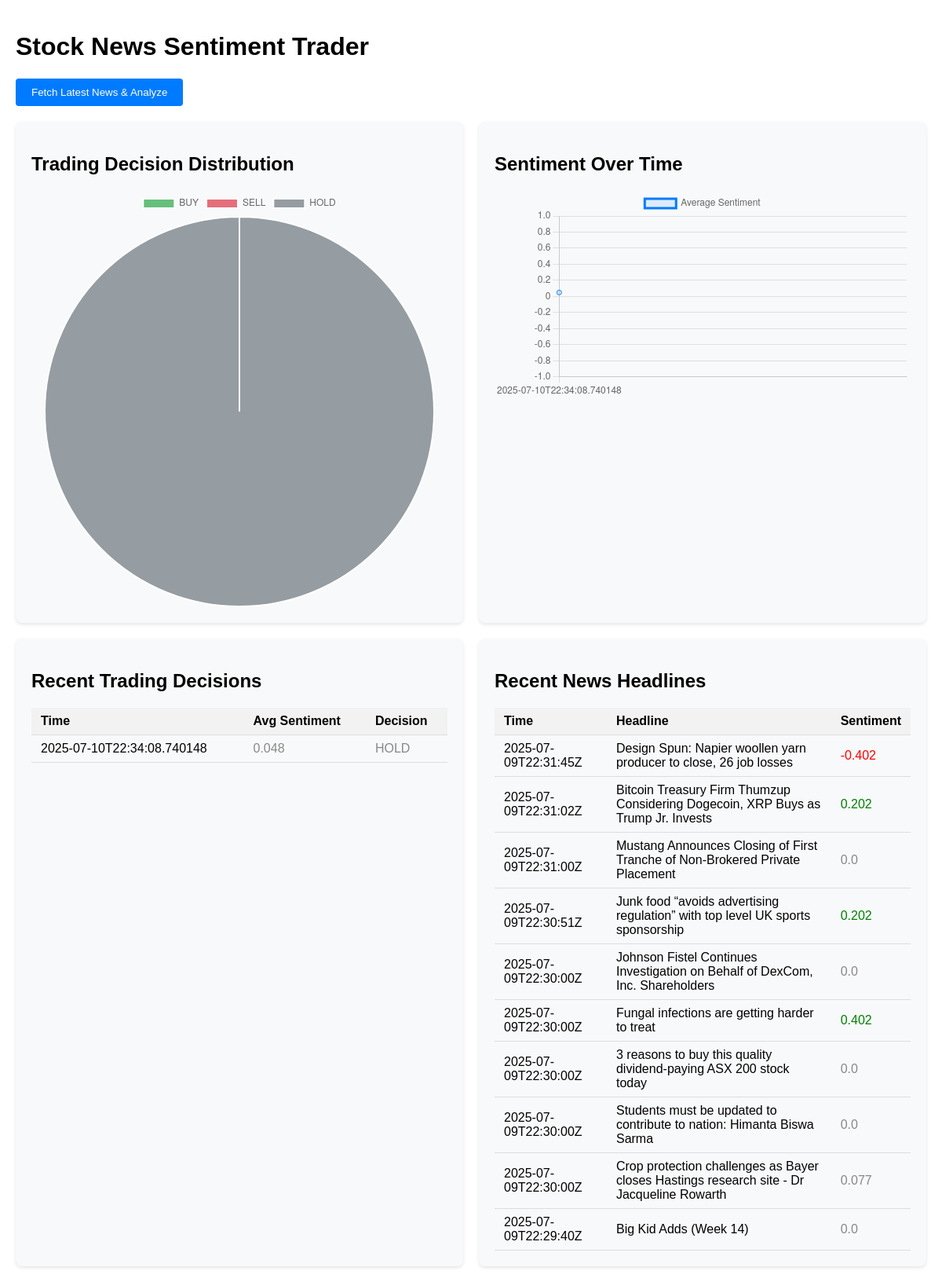
The page / on the database its author committed.
### tables this page shows
CREATE TABLE trades
                 (id INTEGER PRIMARY KEY,
                 batch_id TEXT,
                 timestamp TEXT,
                 avg_sentiment REAL,
                 decision TEXT);

CREATE TABLE headlines
                 (id INTEGER PRIMARY KEY, 
                 timestamp TEXT, 
                 headline TEXT, 
                 sentiment REAL,
                 batch_id TEXT);

### app.py (the view)
@app.route('/')
def index():
    headlines, trades, decision_dist = get_visualization_data()
    return render_template('index.html',
                           headlines=headlines,
                           trades=trades,
                           decision_dist=decision_dist)

### app.py (called while the page is built)
def get_visualization_data():
    conn = sqlite3.connect('trading.db')
    c = conn.cursor()
    c.execute("SELECT timestamp, headline, sentiment FROM headlines ORDER BY timestamp DESC LIMIT 20")
    headlines = [{
        'timestamp': row[0],
        'headline': row[1],
        'sentiment': row[2]
    } for row in c.fetchall()]
    c.execute("SELECT timestamp, avg_sentiment, decision FROM trades ORDER BY timestamp DESC LIMIT 10")
    trades = [{
        'timestamp': row[0],
        'sentiment': row[1],
        'decision': row[2]
    } for row in c.fetchall()]
    c.execute("SELECT decision, COUNT(*) FROM trades GROUP BY decision")
    decision_dist = {row[0]: row[1] for row in c.fetchall()}
    conn.close()
    return headlines, trades, decision_dist

### templates/index.html (shortened to what this page needs)
<!DOCTYPE html>
<html>
<head>
</head>
<body>
    <h1>Stock News Sentiment Trader</h1>
    <form action="/fetch" method="post">
        <button type="submit">Fetch Latest News & Analyze</button>
    </form>
    <div class="container">
        <div class="card half">
            <h2>Trading Decision Distribution</h2>
            <canvas id="decisionChart"></canvas>
        </div>
        <div class="card half">
            <h2>Sentiment Over Time</h2>
            <canvas id="sentimentChart"></canvas>
        </div>
        <div class="card half">
            <h2>Recent Trading Decisions</h2>
            <table>
                <thead>
                    <tr>
                        <th>Time</th>
                        <th>Avg Sentiment</th>
                        <th>Decision</th>
                    </tr>
                </thead>
                <tbody>
                    {% for trade in trades %}
                    <tr>
                        <td>{{ trade.timestamp }}</td>
                        <td class="{% if trade.sentiment > 0.1 %}positive{% elif trade.sentiment < -0.1 %}negative{% else %}neutral{% endif %}">
                            {{ trade.sentiment|round(3) }}
                        </td>
                        <td class="{% if trade.decision == 'BUY' %}positive{% elif trade.decision == 'SELL' %}negative{% else %}neutral{% endif %}">
                            {{ trade.decision }}
                        </td>
                    </tr>
                    {% endfor %}
                </tbody>
            </table>
        </div>
        <div class="card half">
            <h2>Recent News Headlines</h2>
            <table>
                <thead>
                    <tr>
                        <th>Time</th>
                        <th>Headline</th>
                        <th>Sentiment</th>
                    </tr>
                </thead>
                <tbody>
                    {% for headline in headlines %}
                    <tr>
                        <td>{{ headline.timestamp }}</td>
                        <td>{{ headline.headline }}</td>
                        <td class="{% if headline.sentiment > 0.1 %}positive{% elif headline.sentiment < -0.1 %}negative{% else %}neutral{% endif %}">
                            {{ headline.sentiment|round(3) }}
                        </td>
                    </tr>
                    {% endfor %}
                </tbody>
            </table>
        </div>
    </div>
    <script>
        // Decision Distribution Chart
        const decisionCtx = document.getElementById('decisionChart').getContext('2d');
        const decisionData = {
            labels: ['BUY', 'SELL', 'HOLD'],
            datasets: [{
                label: 'Trading Decisions',
                data: [
                    {{ decision_dist.get('BUY', 0) }},
                    {{ decision_dist.get('SELL', 0) }},
                    {{ decision_dist.get('HOLD', 0) }}
                ],
                backgroundColor: [
                    'rgba(40, 167, 69, 0.7)',
                    'rgba(220, 53, 69, 0.7)',
                    'rgba(108, 117, 125, 0.7)'
                ]
            }]
        };
        new Chart(decisionCtx, {
            type: 'pie',
            data: decisionData,
            options: { responsive: true }
        });
        // Sentiment History Chart
        const sentimentCtx = document.getElementById('sentimentChart').getContext('2d');
        const sentimentData = {
            labels: [{% for trade in trades %}"{{ trade.timestamp }}",{% endfor %}],
            datasets: [{
                label: 'Average Sentiment',
                data: [{% for trade in trades %}{{ trade.sentiment }},{% endfor %}],
                borderColor: 'rgba(0, 123, 255, 1)',
                backgroundColor: 'rgba(0, 123, 255, 0.1)',
                fill: true
            }]
        };
        new Chart(sentimentCtx, {
            type: 'line',
            data: sentimentData,
            options: {
                responsive: true,
                scales: {
                    y: {
                        min: -1,
                        max: 1
                    }
                }
            }
        });
    </script>
</body>
</html>

### templates/index.html (style rules this page uses)
body { font-family: Arial, sans-serif; max-width: 1200px; margin: 0 auto; padding: 20px; }
.container { display: flex; flex-wrap: wrap; gap: 20px; }
.card { background: #f8f9fa; border-radius: 8px; padding: 20px; box-shadow: 0 2px 4px rgba(0,0,0,0.1); }
.half { flex: 1 1 45%; min-width: 300px; }
table { width: 100%; border-collapse: collapse; }
th, td { padding: 8px 12px; text-align: left; border-bottom: 1px solid #ddd; }
th { background-color: #f2f2f2; }
.positive { color: green; }
.negative { color: red; }
.neutral { color: #888; }
form { margin: 20px 0; }
button { padding: 10px 20px; background: #007bff; color: white; border: none; border-radius: 4px; cursor: pointer; }

### rows shown on the page
trades: timestamp "2025-07-10T22:34:08.740148", sentiment "0.048", decision "HOLD"
headlines: timestamp "2025-07-09T22:31:45Z", headline "Design Spun: Napier woollen yarn producer to close, 26 job losses", sentiment "-0.402"
headlines: timestamp "2025-07-09T22:31:02Z", headline "Bitcoin Treasury Firm Thumzup Considering Dogecoin, XRP Buys as Trump Jr. Invests", sentiment "0.202"
headlines: timestamp "2025-07-09T22:31:00Z", headline "Mustang Announces Closing of First Tranche of Non-Brokered Private Placement", sentiment "0.0"
headlines: timestamp "2025-07-09T22:30:51Z", headline "Junk food “avoids advertising regulation” with top level UK sports sponsorship", sentiment "0.202"
headlines: timestamp "2025-07-09T22:30:00Z", headline "Johnson Fistel Continues Investigation on Behalf of DexCom, Inc. Shareholders", sentiment "0.0"
headlines: timestamp "2025-07-09T22:30:00Z", headline "Fungal infections are getting harder to treat", sentiment "0.402"
headlines: timestamp "2025-07-09T22:30:00Z", headline "3 reasons to buy this quality dividend-paying ASX 200 stock today", sentiment "0.0"
headlines: timestamp "2025-07-09T22:30:00Z", headline "Students must be updated to contribute to nation: Himanta Biswa Sarma", sentiment "0.0"
headlines: timestamp "2025-07-09T22:30:00Z", headline "Crop protection challenges as Bayer closes Hastings research site - Dr Jacqueline Rowarth", sentiment "0.077"
headlines: timestamp "2025-07-09T22:29:40Z", headline "Big Kid Adds (Week 14)", sentiment "0.0"

### other values the page prints
chart data {{ decision_dist.get('BUY', 0) }} 0
chart data {{ decision_dist.get('SELL', 0) }} 0
